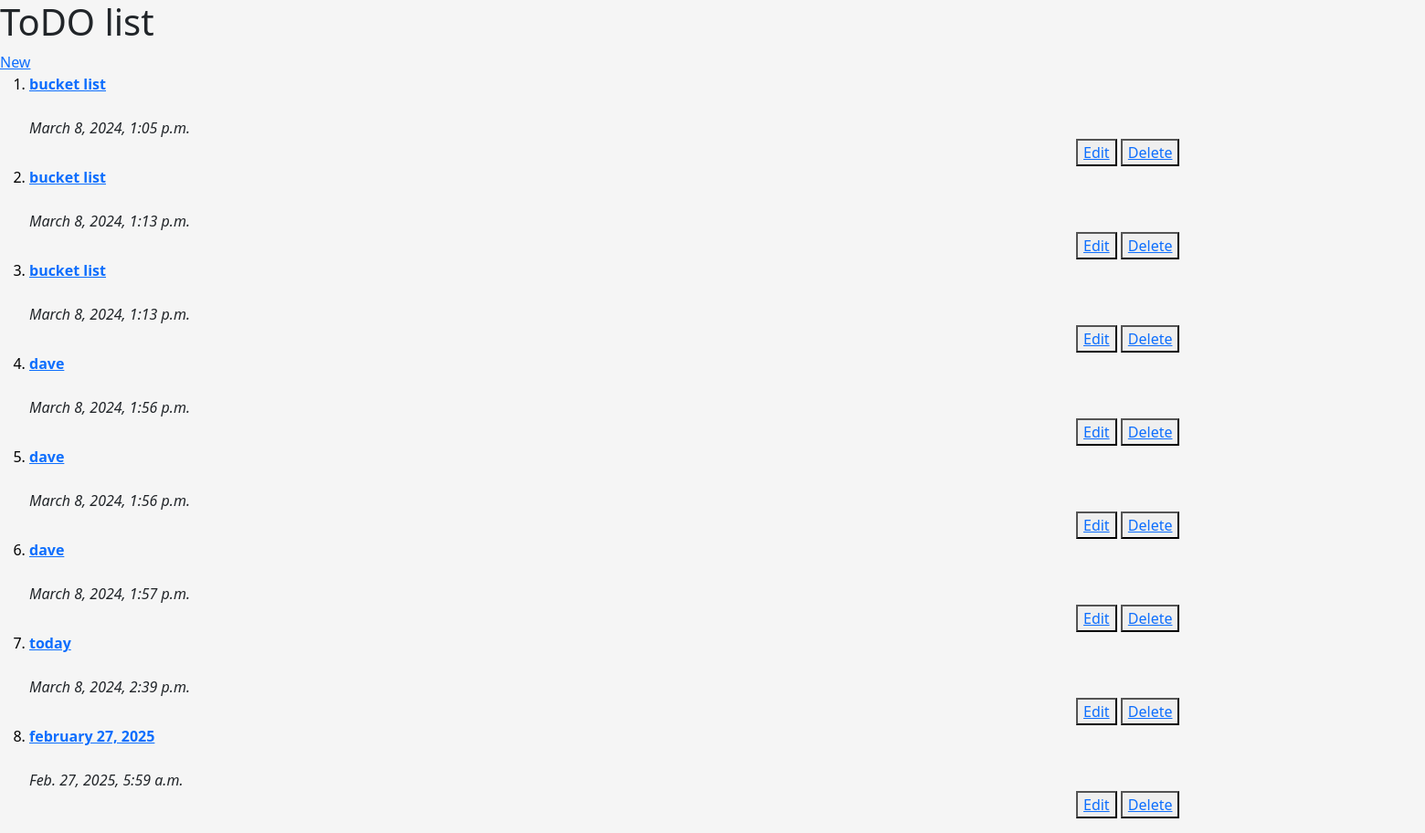
Screenshot of /my_app/list/ with the database file from the repository.
### my_app/models.py (models this page shows, shortened)
class ToDo(models.Model):
    title = models.CharField(max_length=30)
    description = models.TextField()
    created_time = models.DateTimeField(auto_now_add=True)

### my_app/views.py (the view)
# urls.py: path('list/',views.ListToDo.as_view(),name='list'),
class ListToDo(ListView):
    model = ToDo
    queryset = ToDo.objects.order_by('created_time')
    context_object_name = 'todo_list'

### my_app/templates/my_app/todo_list.html (shortened to what this page needs)
{% load static %}
<html lang="en">
<head>
    <link href="https://cdn.jsdelivr.net/npm/bootstrap@5.3.2/dist/css/bootstrap.min.css" rel="stylesheet">
    <link rel="stylesheet" href="{% static "my_app/design.css" %}">
</head>
<body>
<h1>ToDO list</h1>
<a href="/my_app/create/">New</a>
<ol>
    {% for list in todo_list  %}
        <div class="Details"><li><b><a href="/my_app/detail/{{list.id}}">{{list.title}} </b></a>
        </div>
            <br><i>{{list.created_time}}</i>
            <div class="myclass">
                <button><a href="/my_app/update/{{list.id}}">Edit </a></button>
                <button><a href="/my_app/delete/{{list.id}}">Delete </a></button>
            </div>
    {% endfor %}
</ol>
</body>
</html>

### my_app/static/my_app/design.css (style rules this page uses)
.myclass { position: relative; left: 75%; }
.details { color: black; }
body { background-color: whitesmoke; }

### rows the page displays
ToDo: title "bucket list", created_time "March 8, 2024, 1:05 p.m."
ToDo: title "bucket list", created_time "March 8, 2024, 1:13 p.m."
ToDo: title "bucket list", created_time "March 8, 2024, 1:13 p.m."
ToDo: title "dave", created_time "March 8, 2024, 1:56 p.m."
ToDo: title "dave", created_time "March 8, 2024, 1:56 p.m."
ToDo: title "dave", created_time "March 8, 2024, 1:57 p.m."
ToDo: title "today", created_time "March 8, 2024, 2:39 p.m."
ToDo: title "february 27, 2025", created_time "Feb. 27, 2025, 5:59 a.m."
